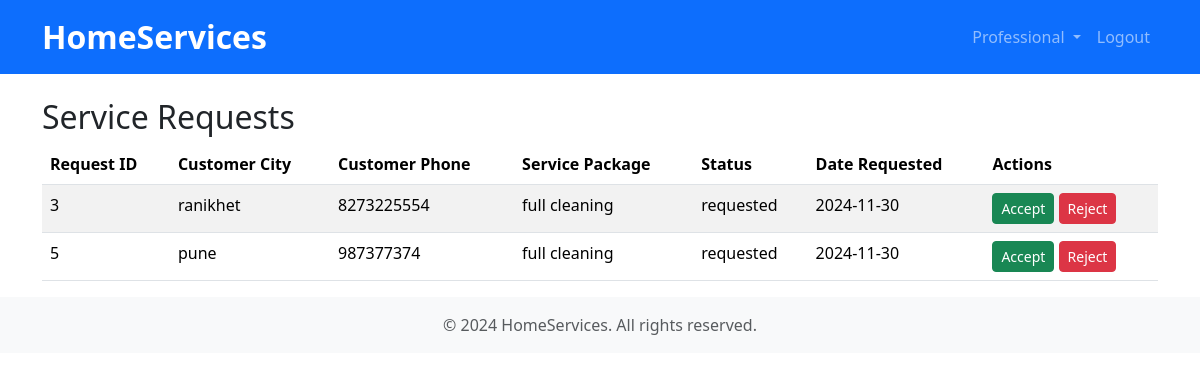
Page /professional/dashboard (signed in) on the committed database.
### models.py (models this page shows, shortened)
class ServiceRequest(db.Model):
    __tablename__ = 'service_request'
    id = db.Column(db.Integer, primary_key=True)
    customer_id = db.Column(db.Integer, db.ForeignKey('customer.id'), nullable=False)
    professional_id = db.Column(db.Integer, db.ForeignKey('professional.id'), nullable=True)  # Null until assigned
    service_package_id = db.Column(db.Integer, db.ForeignKey('service_package.id'), nullable=False)
    status = db.Column(db.String(50), nullable=False, default="requested")  # requested, assigned, completed
    date_of_request = db.Column(db.DateTime, nullable=False)
    date_of_completion = db.Column(db.DateTime, nullable=True)
    rating = db.Column(db.Float, nullable=True)
    remarks = db.Column(db.Text, nullable=True)

class Customer(db.Model):
    __tablename__ = 'customer'
    id = db.Column(db.Integer, primary_key=True)
    email = db.Column(db.String(120), unique=True, nullable=False)
    passhash = db.Column(db.String(256), nullable=False)
    full_name = db.Column(db.String(120), nullable=False)
    address = db.Column(db.String(255), nullable=False)
    city = db.Column(db.String(100), nullable=False)
    pincode = db.Column(db.String(10), nullable=False)
    phone_number = db.Column(db.String(15), nullable=False)
    is_admin = db.Column(db.Boolean, nullable=False, default=False)
    service_requests = db.relationship('ServiceRequest', backref='customer', lazy=True)

class ServicePackage(db.Model):
    __tablename__ = 'service_package'
    id = db.Column(db.Integer, primary_key=True)
    name = db.Column(db.String(120), nullable=False)
    price = db.Column(db.Float, nullable=False)
    service_category_id = db.Column(db.Integer, db.ForeignKey('service_category.id'), nullable=False)
    time = db.Column(db.Integer, nullable=False)  # Time in hours
    description = db.Column(db.Text, nullable=False)
    service_requests = db.relationship('ServiceRequest', backref='service_package', lazy=True)

### Folder2/Folder3/professional_view.py (the view)
@professional_view.route('/dashboard')
def dashboard():
    if 'user_id' not in session:
        return redirect(url_for('auth.login'))
    professional_id = session.get('user_id')
    professional = Professional.query.get(professional_id)
    if not professional:
        return redirect(url_for('auth.login'))
    if professional.status == 'pending':
        return render_template('professional/pending_verification.html')
    elif professional.status == 'rejected':
        return render_template('professional/reject.html')
    service_requests = ServiceRequest.query.join(
        ServicePackage,
        ServiceRequest.service_package_id == ServicePackage.id
    ).filter(
        ServicePackage.id == professional.service_package_id,
        or_(
            ServiceRequest.professional_id.is_(None),
            ServiceRequest.professional_id == professional_id
        ),
        ServiceRequest.status.in_(['requested', 'in_progress'])
    ).all()
    rejected_requests = RejectedServiceRequest.query.filter_by(
        professional_id=professional_id
    ).with_entities(RejectedServiceRequest.service_request_id).all()
    rejected_ids = [r[0] for r in rejected_requests]
    service_requests = [r for r in service_requests if r.id not in rejected_ids]
    return render_template('professional/dashboard.html',
                         service_requests=service_requests,
                         professional=professional)

### Folder2/Folder3/professional_view.py (called while the page is built)
@professional_view.before_request
def check_professional_login():
    if 'professional_id' not in session:
        print(session)
        return redirect(url_for('auth.login'))

### templates/professional/dashboard.html (shortened to what this page needs)
{% extends "base.html" %}
{% block content %}
<h2>Service Requests</h2>
<div class="table-responsive">
    <table class="table table-striped">
        <thead>
            <tr>
                <th>Request ID</th>
                <th>Customer City</th>
                <th>Customer Phone</th>
                <th>Service Package</th>
                <th>Status</th>
                <th>Date Requested</th>
                <th>Actions</th>
            </tr>
        </thead>
        <tbody>
            {% for request in service_requests %}
            <tr>
                <td>{{ request.id }}</td>
                <td>{{ request.customer.city }}</td>
                <td>{{ request.customer.phone_number }}</td>
                <td>{{ request.service_package.name }}</td>
                <td>{{ request.status }}</td>
                <td>{{ request.date_of_request.strftime('%Y-%m-%d') }}</td>
                <td>
                    {% if not request.professional_id %}
                    <a href="{{ url_for('service_requests.accept_request', request_id=request.id) }}"
                        class="btn btn-success btn-sm">Accept</a>
                    <a href="{{ url_for('service_requests.reject_request', request_id=request.id) }}"
                        class="btn btn-danger btn-sm">Reject</a>
                    {% endif %}
                </td>
            </tr>
            {% endfor %}
        </tbody>
    </table>
</div>
{% endblock %}

### rows in the picture
ServiceRequest: id "3", customer.city "ranikhet", customer.phone_number "8273225554", service_package.name "full cleaning", status "requested", date_of_request "2024-11-30"
ServiceRequest: id "5", customer.city "pune", customer.phone_number "987377374", service_package.name "full cleaning", status "requested", date_of_request "2024-11-30"
